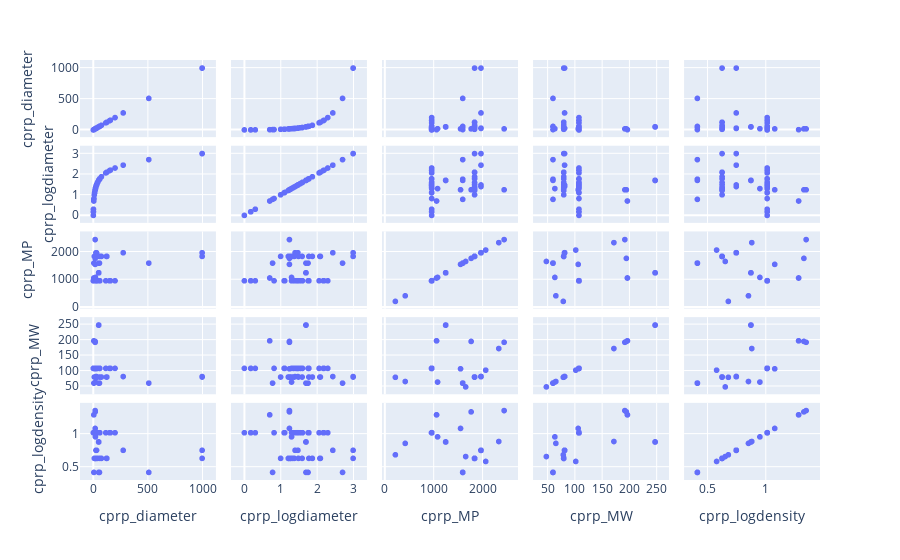

Source (notebook cell):
### Code cell
# Scatter matrix
import plotly.express as px

fig = px.scatter_matrix(
    X_enm,
    dimensions=[
        "cprp_diameter",
        "cprp_logdiameter",
        "cprp_MP",
        "cprp_MW",
        "cprp_logdensity",
    ],
)
fig.show()
